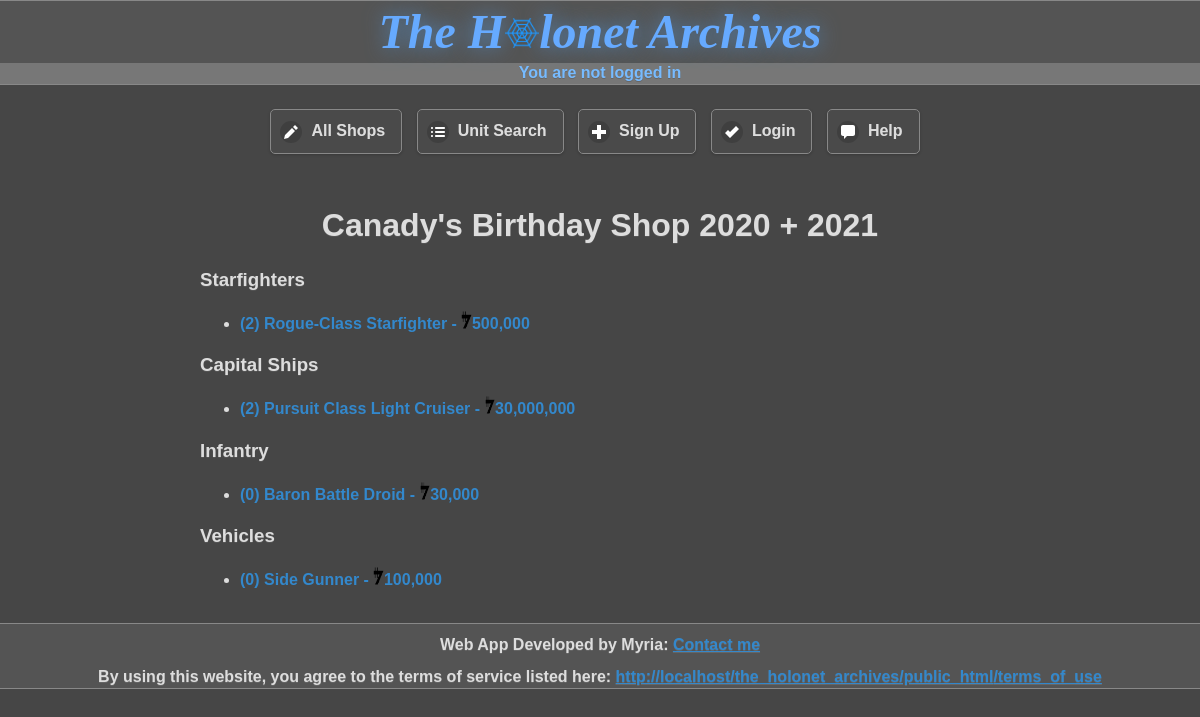
Screenshot of /public_html/shop_page?sid=1 with the database file from the repository.
### tables this page shows
CREATE TABLE `unit` (
  `unit_id` smallint(5) unsigned NOT NULL AUTO_INCREMENT,
  `unit_type` smallint(5) unsigned DEFAULT NULL,
  `name` varchar(128) DEFAULT NULL,
  `alias` varchar(32) DEFAULT NULL,
  `price` bigint(20) unsigned DEFAULT NULL,
  `modslots` tinyint(3) unsigned DEFAULT NULL,
  `uc_limit` smallint(5) unsigned DEFAULT NULL,
  `length` float DEFAULT NULL,
  `height` float DEFAULT NULL,
  `width` float DEFAULT NULL,
  `hyperdrive` float DEFAULT NULL,
  `backup` float DEFAULT NULL,
  `mglt` tinyint(3) unsigned DEFAULT NULL,
  `kmh` smallint(5) unsigned DEFAULT NULL,
  `shield` tinyint(3) unsigned DEFAULT NULL,
  `hull` tinyint(3) unsigned DEFAULT NULL,
  `sbd` smallint(5) unsigned DEFAULT NULL,
  `ru` smallint(5) unsigned DEFAULT NULL,
  `points` float DEFAULT NULL,
  `is_special` tinyint(3) unsigned DEFAULT NULL,
  `notes` varchar(1024) DEFAULT NULL,
  `wiki_link` varchar(128) DEFAULT NULL,
  `max_height` smallint(5) unsigned DEFAULT NULL,
  PRIMARY KEY (`unit_id`),
  KEY `unit_type` (`unit_type`),
  KEY `shield` (`shield`),
  KEY `hull` (`hull`),
  CONSTRAINT `unit_ibfk_1` FOREIGN KEY (`unit_type`) REFERENCES `unit_type` (`unit_type`),
  CONSTRAINT `unit_ibfk_2` FOREIGN KEY (`shield`) REFERENCES `strength` (`strength_no`),
  CONSTRAINT `unit_ibfk_3` FOREIGN KEY (`hull`) REFERENCES `strength` (`strength_no`)
);

### php/functions.php (the view, shortened to what this page needs)
<?php
    function generate_random_string() {
        return substr(md5(rand()), 0, 7);
    }
    function get_shop_stats(&$pdo, $shop_id) {
        $result = $pdo->query(<<<_END
        SELECT
            u.unit_id,
            u.name,
            ut.type_description,
            u.modslots,
            s.shop_name,
            u.price,
            u.notes,
            u.uc_limit
        FROM
            units_in_shop AS us
        JOIN shop AS s
        ON
            s.shop_id = us.shop_id
        JOIN unit AS u
        ON
            us.unit_id = u.unit_id
        LEFT JOIN unit_type AS ut
        ON
            ut.unit_type = u.unit_type
        WHERE
            s.shop_id = $shop_id
        ORDER BY
            u.unit_type
        _END);
        $units = [];
        while ($row = $result->fetch()) {
            $units[] = $row;
        }
        $shop_name = $units[0]['shop_name'];
        foreach ($units as $index => $unit) {
            unset($units[$index]['shop_name']);
        }
        return array($shop_name, $units);
    }
    function collect_unit_types($units) {
        $unit_types = [];
        foreach ($units as $unit) {
            if (!in_array($unit['type_description'], $unit_types)) {
                $unit_types[] = $unit['type_description'];
            }
        }
        return $unit_types;
    }
    function sort_units_by_attribute(&$units, $attr) {
        return $units;
    }
    function search_for_units($units, $attr, $value) {
        $found_at = FALSE;
        foreach ($units as $index => $unit) {
            if ($unit[$attr] == $value) {
                $found_at = $index;
                break;
            }
        }
        return $found_at;
    }
    function get_units_of_attr($units, $attr, $value) {
        $found_at = search_for_units($units, $attr, $value);
        $units_of_attr = [];
        while ($found_at !== FALSE) {
            $units_of_attr[] = $units[$found_at];
            unset($units[$found_at]);
            $found_at = search_for_units($units, $attr, $value);
        }
        return $units_of_attr;
    }
    function display_shop_unit($unit) {
        $C = 'constant';
        $unit_id = $unit['unit_id'];
        $str = "<li><a class='unit-links' data-transition='slide' href='{$C('WEBSITE_ROOT')}/unit_page?uid=$unit_id'>(" . $unit['modslots'] . ") ";
        $str .= $unit['name'];
        $price = $unit['price'];
        if ($price != 0) $str .= " - <img src='{$C('WEBSITE_ROOT')}/data/images/credit_symbol.png' alt='credits' height='18px'  />" . number_format($price);
        $str .= "</a>";
        $str .=  "</li>";
        return $str;
    }
    function normalise_unit_types($type) {
        switch ($type) {
            case 'Small Vehicle':
                return 'Vehicle';
            default:
                return $type;
        }
    }
    function display_shop($shop_name, $units) {
        foreach ($units as $index => $unit) {
            $units[$index]['type_description'] = normalise_unit_types($unit['type_description']);
        }
        $types = collect_unit_types($units);
        sort_unit_types($types);
        echo "<h1 class='centre'>$shop_name</h1>";
        foreach ($types as $type) {
            echo "<div><h3>" . pluralise($type) . "</h3><ul>";
            $units_of_type = get_units_of_attr($units, 'type_description',  $type);
            sort_units_by_attribute($units_of_type, 'price');
            foreach ($units_of_type as $unit) {
                echo display_shop_unit($unit);
            }
            echo "</ul></div>";
        }
    }
    function pluralise($phrase) {
        if (strtolower(substr($phrase, -1)) == 's') {
            return $phrase;
        } elseif (strtolower($phrase) == 'crew') {
            return $phrase;
        } elseif (strtolower($phrase) == 'infantry') {
            return $phrase;
        } else return $phrase . "s";
    }
    function not_null($val) { return (!($val === NULL)); }

### public_html/_/css/holonet-original.css (style rules this page uses)
html { font-size: 100%; }
.ui-page-theme-a a, html .ui-bar-a a, html .ui-body-a a, html body .ui-group-theme-a a { color: #3388cc ; font-weight: bold; }

### public_html/_/css/styles.css (style rules this page uses)
html { background:#444; color: #CEF; }
.unit-links { text-decoration: none; text-shadow: none; }
.centre { text-align:center; }

### rows the page displays
unit: modslots "2", unit "Rogue-Class Starfighter", price "500,000"
unit: modslots "2", unit "Pursuit Class Light Cruiser", price "30,000,000"
unit: modslots "0", unit "Baron Battle Droid", price "30,000"
unit: modslots "0", unit "Side Gunner", price "100,000"

### other values shown
$logged_in_as "You are not logged in"
$shop_name "Canady's Birthday Shop 2020 + 2021"
pluralise($type) "Starfighters"
pluralise($type) "Capital Ships"
pluralise($type) "Infantry"
pluralise($type) "Vehicles"
$C('WEBSITE_ROOT') "http://localhost/the_holonet_archives/public_html"
